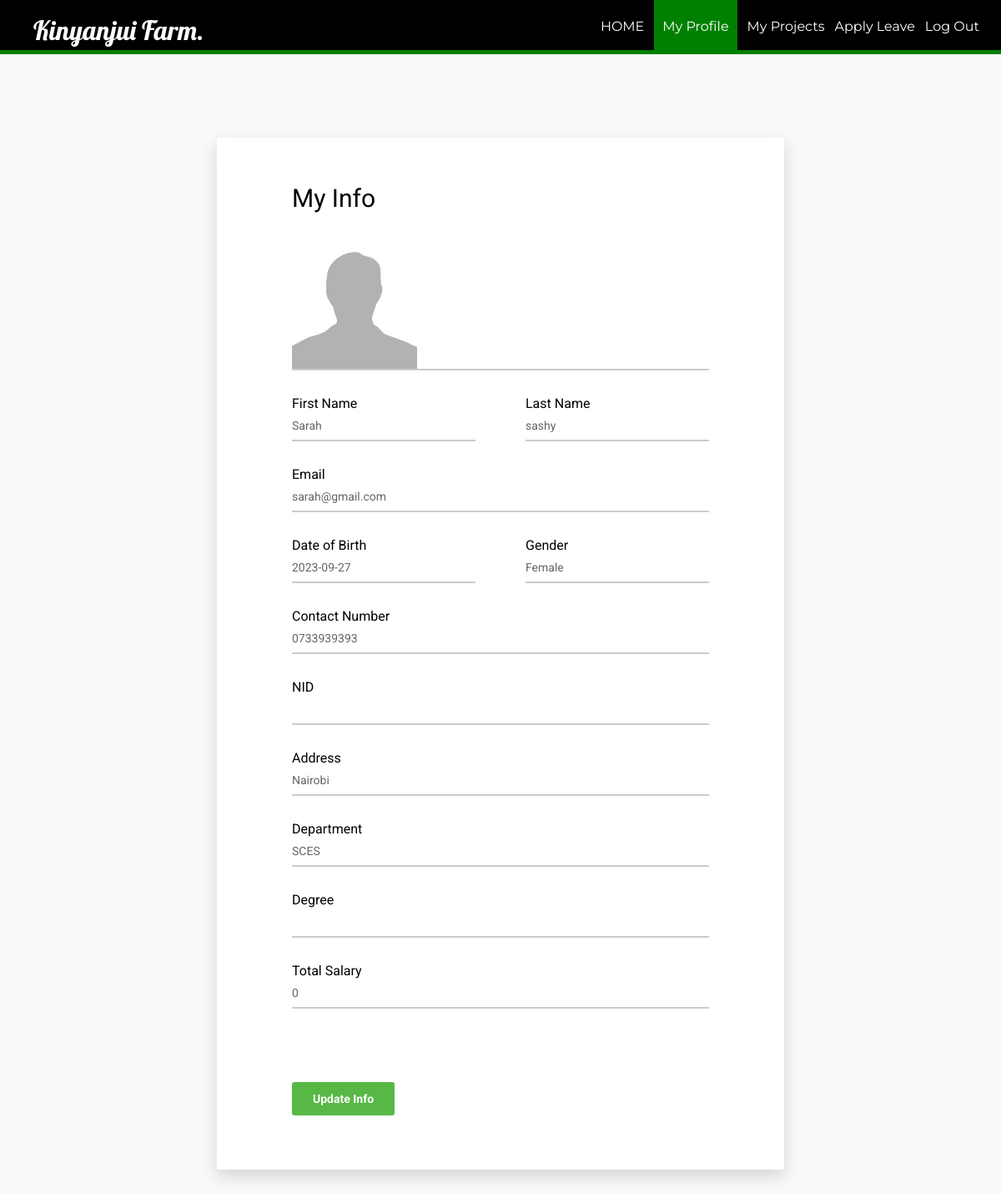
The page /myprofile.php?id=165 on the database its author committed.
### tables this page shows
CREATE TABLE `employee` (
  `id` int(11) NOT NULL,
  `firstName` varchar(100) NOT NULL,
  `lastName` varchar(100) NOT NULL,
  `email` varchar(100) NOT NULL,
  `password` text NOT NULL,
  `birthday` date NOT NULL,
  `gender` varchar(10) NOT NULL,
  `contact` varchar(20) NOT NULL,
  `address` varchar(100) DEFAULT NULL,
  `dept` varchar(100) NOT NULL,
  `pic` text NOT NULL
);

CREATE TABLE `salary` (
  `id` int(11) NOT NULL,
  `base` int(11) NOT NULL,
  `bonus` int(11) DEFAULT NULL,
  `total` int(11) DEFAULT NULL
);

### myprofile.php (the view, shortened to what this page needs)
<?php
require_once ('process/dbh.php');
  $id = (isset($_GET['id']) ? $_GET['id'] : '');
  $sql = "SELECT * from `employee` WHERE id=$id";
  $sql2 = "SELECT total from `salary` WHERE id = $id";
  $result = mysqli_query($conn, $sql);
  $result2 = mysqli_query($conn , $sql2);
  $salary = mysqli_fetch_array($result2);
  $empS = ($salary['total']);
  if($result){
  while($res = mysqli_fetch_assoc($result)){
  $firstname = $res['firstName'];
  $lastname = $res['lastName'];
  $email = $res['email'];
  $contact = $res['contact'];
  $address = $res['address'];
  $gender = $res['gender'];
  $birthday = $res['birthday'];
  $nid = $res['nid'];
  $dept = $res['dept'];
  $degree = $res['degree'];
  $pic = $res['pic'];
}
}
?>
<html>
<head>
    <link href="vendor/mdi-font/css/material-design-iconic-font.min.css" rel="stylesheet" media="all">
    <link href="vendor/font-awesome-4.7/css/font-awesome.min.css" rel="stylesheet" media="all">
    <link href="vendor/select2/select2.min.css" rel="stylesheet" media="all">
    <link href="vendor/datepicker/daterangepicker.css" rel="stylesheet" media="all">
    <link href="css/main.css" rel="stylesheet" media="all">
</head>
<body>
  <header>
    <nav>
      <h1>Kinyanjui Farm.</h1>
      <ul id="navli">
        <li><a class="homeblack" href="managerHome.php?id=<?php echo $id?>"">HOME</a></li>
        <li><a class="homered" href="myprofile.php?id=<?php echo $id?>"">My Profile</a></li>
        <li><a class="homeblack" href="empproject.php?id=<?php echo $id?>"">My Projects</a></li>
        <li><a class="homeblack" href="adminApplyLeave.php?id=<?php echo $id?>"">Apply Leave</a></li>
        <li><a class="homeblack" href="managerlogin.html">Log Out</a></li>
      </ul>
    </nav>
  </header>
  <div class="divider"></div>
  <div class="page-wrapper bg-blue p-t-100 p-b-100 font-robo">
        <div class="wrapper wrapper--w680">
            <div class="card card-1">
                <div class="card-body">
                    <h2 class="title">My Info</h2>
                    <form method="POST" action="myprofileup.php?id=<?php echo $id?>" >
                        <div class="input-group">
                          <img src="process/<?php echo $pic;?>" height = 150px width = 150px>
                        </div>
                        <div class="row row-space">
                            <div class="col-2">
                                <div class="input-group">
                                  <p>First Name</p>
                                     <input class="input--style-1" type="text" name="firstName" value="<?php echo $firstname;?>" readonly >
                                </div>
                            </div>
                            <div class="col-2">
                                <div class="input-group">
                                  <p>Last Name</p>
                                    <input class="input--style-1" type="text" name="lastName" value="<?php echo $lastname;?>" readonly>
                                </div>
                            </div>
                        </div>
                        <div class="input-group">
                          <p>Email</p>
                            <input class="input--style-1" type="email"  name="email" value="<?php echo $email;?>" readonly>
                        </div>
                        <div class="row row-space">
                            <div class="col-2">
                                <div class="input-group">
                                  <p>Date of Birth</p>
                                    <input class="input--style-1" type="text" name="birthday" value="<?php echo $birthday;?>" readonly>
                                </div>
                            </div>
                            <div class="col-2">
                                <div class="input-group">
                                  <p>Gender</p>
                                  <input class="input--style-1" type="text" name="gender" value="<?php echo $gender;?>" readonly>
                                </div>
                            </div>
                        </div>
                        <div class="input-group">
                          <p>Contact Number</p>
                            <input class="input--style-1" type="number" name="contact" value="<?php echo $contact;?>" readonly>
                        </div>
                        <div class="input-group">
                          <p>NID</p>
                            <input class="input--style-1" type="number" name="nid" value="<?php echo $nid;?>" readonly>
                        </div>
                         <div class="input-group">
                          <p>Address</p>
                            <input class="input--style-1" type="text"  name="address" value="<?php echo $address;?>" readonly>
                        </div>
                        <div class="input-group">
                          <p>Department</p>
                            <input class="input--style-1" type="text" name="dept" value="<?php echo $dept;?>" readonly>
                        </div>
                        <div class="input-group">
                          <p>Degree</p>
                            <input class="input--style-1" type="text" name="degree" value="<?php echo $degree;?>" readonly>
                        </div>
                        <div class="input-group">
                          <p>Total Salary</p>
                            <input class="input--style-1" type="text" name="degree" value="<?php echo $empS;?>" readonly>
                        </div>
                        <input type="hidden" name="id" id="textField" value="<?php echo $id;?>" required="required"><br><br>
                        <div class="p-t-20">
                            <button class="btn btn--radius btn--green"  name="send" >Update Info</button>
                        </div>
                    </form>
                </div>
            </div>
        </div>
    </div>
</body>
</html>

### css/main.css (style rules this page uses)
body { margin: 0px; }
header { background: black; color: white; padding: 16px 20px 6px 40px; height: 60px; }
header h1 { display: inline; font-family: "Lobster", cursive; font-weight: 400; font-size: 32px; float: left; margin-top: 0px; margin-right: 10px; }
nav ul { display: inline; padding: 6px; float: right; }
nav ul li { display: inline-block; list-style-type: none; color: white; float: left; margin-left: 12px; }
nav ul li a { color: white; text-decoration: none; }
#navli { font-family: "Montserrat", sans-serif; }
.homered { background-color: green; padding: 30px 10px 22px 10px; }
.divider { background-color: green; height: 5px; }
.font-robo { font-family: "Roboto", "Arial", "Helvetica Neue", sans-serif; }
.row { display: -webkit-box; display: -webkit-flex; display: -moz-box; display: -ms-flexbox; display: flex; -webkit-flex-wrap: wrap; -ms-flex-wrap: wrap; flex-wrap: wrap; }
.row-space { -webkit-box-pack: justify; -webkit-justify-content: space-between; -moz-box-pack: justify; -ms-flex-pack: justify; justify-content: space-between; }
.col-2 { width: -webkit-calc((100% - 60px) / 2); width: -moz-calc((100% - 60px) / 2); width: calc((100% - 60px) / 2); }
html { -webkit-box-sizing: border-box; -moz-box-sizing: border-box; box-sizing: border-box; }
* { padding: 0; margin: 0; }
*, *:before, *:after { -webkit-box-sizing: inherit; -moz-box-sizing: inherit; box-sizing: inherit; }
h2, h3, h4, h5, h6, blockquote, p, pre, dl, dd, ol, ul, figure, hr, fieldset, legend { margin: 0; padding: 0; }
button { outline: none; background: none; border: none; }
.page-wrapper { min-height: 100vh; }
h1, h2, h3, h4, h5, h6 { font-weight: 400; }
h1 { font-size: 36px; }
h2 { font-size: 30px; }
.bg-blue { background: #f8f9f9; }
.p-t-100 { padding-top: 100px; }
.p-t-20 { padding-top: 20px; }
.p-b-100 { padding-bottom: 100px; }
.wrapper { margin: 0 auto; }
.wrapper--w680 { max-width: 680px; }
.btn { line-height: 40px; display: inline-block; padding: 0 25px; cursor: pointer; font-family: "Roboto", "Arial", "Helvetica Neue", sans-serif; color: #fff; -webkit-transition: all 0.4s ease; -o-transition: all 0.4s ease; -moz-transition: all 0.4s ease; transition: all 0.4s ease; font-size: 14px; font-weight: 700; }
.btn--radius { -webkit-border-radius: 3px; -moz-border-radius: 3px; border-radius: 3px; }
.btn--green { background: #57b846; }
input { outline: none; margin: 0; border: none; -webkit-box-shadow: none; -moz-box-shadow: none; box-shadow: none; width: 100%; font-size: 14px; font-family: inherit; }
.input-group { position: relative; margin-bottom: 30px; border-bottom: 2px solid #ccc; }
.input--style-1 { padding: 9px 0; color: #666; }
.title { margin-bottom: 37px; }
.card { overflow: hidden; -webkit-border-radius: 3px; -moz-border-radius: 3px; border-radius: 3px; background: #fff; }
.card-1 { -webkit-box-shadow: 0px 8px 20px 0px rgba(0, 0, 0, 0.15); -moz-box-shadow: 0px 8px 20px 0px rgba(0, 0, 0, 0.15); box-shadow: 0px 8px 20px 0px rgba(0, 0, 0, 0.15); }
.card-1 .card-body { padding: 0 90px; padding-top: 55px; padding-bottom: 65px; }

### rows shown on the page
employee: pic (picture), firstName "Sarah", lastName "sashy", email "sarah@gmail.com", birthday "2023-09-27", gender "Female", contact "0733939393", address "Nairobi", dept "SCES"
salary: degree "0"
